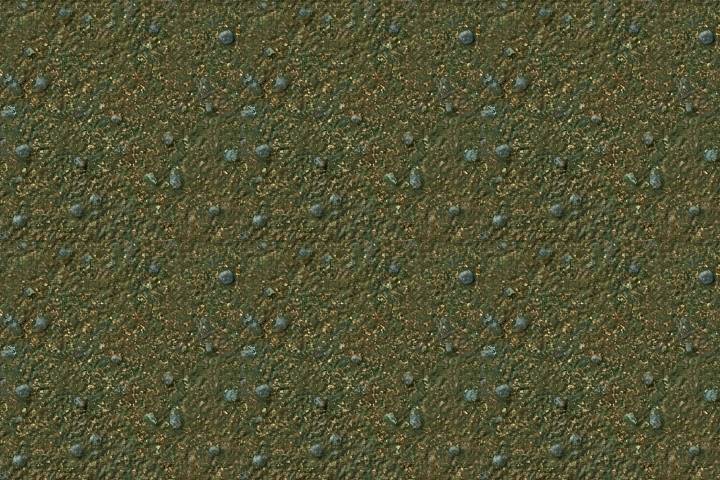

This game map was drawn from its Tiled (.tmx) file and the tilesets committed beside it. A one-line description and the full map source follow:
An orthogonal 24x16 tile map with 30x30 px tiles, 1 tile layer (块层 1).

<map version="1.0" tiledversion="1.1.5" orientation="orthogonal" renderorder="right-down" width="24" height="16" tilewidth="30" tileheight="30" infinite="0" nextobjectid="1">
 <tileset firstgid="1" name="dirt" tilewidth="30" tileheight="30" tilecount="64" columns="8">
  <image source="dirt.jpg" width="256" height="256" />
 </tileset>
 <layer name="块层 1" width="24" height="16">
  <data encoding="csv">
1,2,3,4,5,6,7,8,1,2,3,4,5,6,7,8,1,2,3,4,5,6,7,8,
9,10,11,12,13,14,15,16,9,10,11,12,13,14,15,16,9,10,11,12,13,14,15,16,
17,18,19,20,21,22,23,24,17,18,19,20,21,22,23,24,17,18,19,20,21,22,23,24,
25,26,27,28,29,30,31,32,25,26,27,28,29,30,31,32,25,26,27,28,29,30,31,32,
33,34,35,36,37,38,39,40,33,34,35,36,37,38,39,40,33,34,35,36,37,38,39,40,
41,42,43,44,45,46,47,48,41,42,43,44,45,46,47,48,41,42,43,44,45,46,47,48,
49,50,51,52,53,54,55,56,49,50,51,52,53,54,55,56,49,50,51,52,53,54,55,56,
57,58,59,60,61,62,63,64,57,58,59,60,61,62,63,64,57,58,59,60,61,62,63,64,
1,2,3,4,5,6,7,8,1,2,3,4,5,6,7,8,1,2,3,4,5,6,7,8,
9,10,11,12,13,14,15,16,9,10,11,12,13,14,15,16,9,10,11,12,13,14,15,16,
17,18,19,20,21,22,23,24,17,18,19,20,21,22,23,24,17,18,19,20,21,22,23,24,
25,26,27,28,29,30,31,32,25,26,27,28,29,30,31,32,25,26,27,28,29,30,31,32,
33,34,35,36,37,38,39,40,33,34,35,36,37,38,39,40,33,34,35,36,37,38,39,40,
41,42,43,44,45,46,47,48,41,42,43,44,45,46,47,48,41,42,43,44,45,46,47,48,
49,50,51,52,53,54,55,56,49,50,51,52,53,54,55,56,49,50,51,52,53,54,55,56,
57,58,59,60,61,62,63,64,57,58,59,60,61,62,63,64,57,58,59,60,61,62,63,64
</data>
 </layer>
</map>
